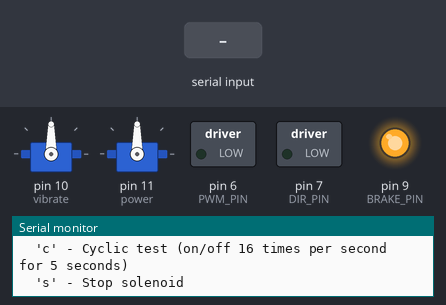
The sketch below on a simulated Arduino Uno, built with avr-gcc and run on an emulated ATmega328P. Shown: 2 × servo, switched loads named in the sketch (green lamp = pin HIGH), output pins drawn as LEDs (lit = HIGH), the last lines printed to the serial monitor. The inputs (shaded band) are chosen by the test bench.

Above: at 2.0 s.
2.1 s: "t" received over Serial
At 3.0 s:
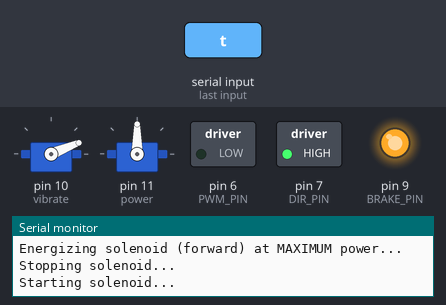
At 3.9 s:
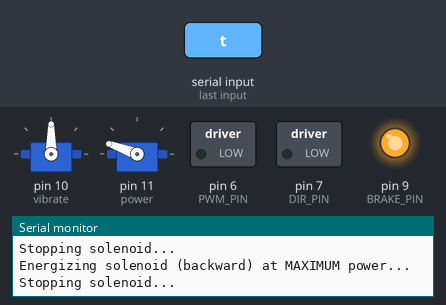
5.1 s: "p" received over Serial
At 6.0 s:
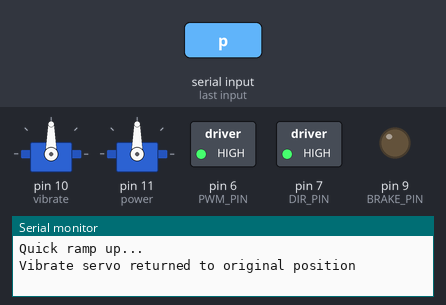
Timing chart, 0 to 14.1 s (numbered marks = the images above; inputs shaded):
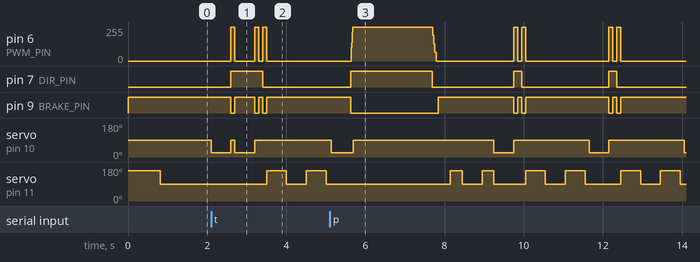

Measured:
- after the input at 2.1 s, pin 6 (PWM_PIN): goes 255/255 0.10 s, 0/255 0.50 s, 255/255 0.10 s, 0/255 0.10 s, 255/255 0.10 s, then 0/255, starting after 0.50 s; pin 7 (DIR_PIN): LOW → HIGH after 0.50 s, → LOW 0.80 s later

The sketch:

SolenoidServoControl.ino.ino
```cpp
/*
 * Direct Solenoid Test for Empire Mini G3
 * This sketch will directly control the solenoid through the motor shield
 * based on serial input commands


 How to connect solenoid to motor shield

 Yellow wire to Ground
 Orange wire to Power

 How to connect Servos to Arduino

 Power button servo to pin 11
 Vibration button servo to pin 10
 */

// Motor shield pin definitions
const int DIR_PIN = 7;     // Direction control
const int BRAKE_PIN = 9;   // Brake control
const int PWM_PIN = 6;     // PWM speed control

// State variables
bool isRunning = false;    // Is the solenoid currently running

// establish servos
#include <Servo.h>
Servo vibrate;
Servo power;
const int vib_up_pos = 90;
const int vib_down_pos = 22; //how far down to go
const int pow_up_pos = 90;
const int pow_down_pos = 160; //how far down to go


// Fart sound parameters
const int RAMP_UP_STEPS = 5;      // Number of steps to ramp up (quick)
const int FADE_OUT_STEPS = 5;    // Number of steps to fade out (gradual)
const int RAMP_UP_DELAY = 10;      // Milliseconds between ramp up steps
const int FADE_OUT_DELAY = 10;    // Milliseconds between fade out steps

void setup() {
  // Initialize serial communication
  Serial.begin(9600);

  // Initialize pins for motor control
  pinMode(DIR_PIN, OUTPUT);
  pinMode(BRAKE_PIN, OUTPUT);
  pinMode(PWM_PIN, OUTPUT);

  // Initial state: motor stopped
  digitalWrite(BRAKE_PIN, HIGH);  // Engage brake
  analogWrite(PWM_PIN, 0);        // No power

  Serial.println("Direct Solenoid Test Starting");
  Serial.println("DIR_PIN: " + String(DIR_PIN) + ", BRAKE_PIN: " + String(BRAKE_PIN) + ", PWM_PIN: " + String(PWM_PIN));
  Serial.println("Available commands:");
  Serial.println("  't' - Toggle solenoid (start/stop)");
  Serial.println("  'f' - Forward burst (100ms)");
  Serial.println("  'b' - Backward burst (100ms)");
  Serial.println("  'd' - Direction toggle test (1 toggle)");
  Serial.println("  'p' - Fart pattern (quick ramp up, slow fade out)");
  Serial.println("  'c' - Cyclic test (on/off 16 times per second for 5 seconds)");
  Serial.println("  's' - Stop solenoid");

  // Attach servos and set to up position
  vibrate.attach(10);
  power.attach(11);

  vibrate.write(vib_up_pos); //90 is up, 22 is down
  power.write(pow_up_pos); //90 us up, 160 is down

  // turn on butt
  power.write(pow_down_pos);
  delay(500);
  power.write(pow_up_pos);

}

void loop() {
  // Check if data is available to read
  if (Serial.available() > 0) {
    // Read the incoming command
    char command = Serial.read();

    // Process the command
    switch(command) {
      case 't':
        // Toggle solenoid on/off
        if (isRunning) {
          Serial.println("Stopping solenoid...");
          stopSolenoid();
          isRunning = false;
        } else {
          // Start with forward motion
          forwardBurst();
          Serial.println("Starting solenoid...");
          isRunning = true;
        }
        break;

      case 'f':
        // Forward burst
        forwardBurst();
        break;

      case 'b':
        // Backward burst
        backwardBurst();
        break;

      case 'd':
        // Direction toggle test
        directionToggleTest();
        break;

      case 'p':
        // Fart pattern (quick ramp up, slow fade out)
        fartPattern();
        break;

      case 'c':
        // Cyclic test (on/off 16 times per second for 10 seconds)
        cyclicTest();
        break;

      case 's':
        // Stop solenoid
        stopSolenoid();
        isRunning = false;
        break;

      default:
        Serial.println("Unknown command. Available commands:");
        Serial.println("  't' - Toggle solenoid (start/stop)");
        Serial.println("  'f' - Forward burst (100ms)");
        Serial.println("  'b' - Backward burst (100ms)");
        Serial.println("  'd' - Direction toggle test (1 toggles)");
        Serial.println("  'p' - Fart pattern (quick ramp up, slow fade out)");
        Serial.println("  'c' - Cyclic test (on/off 16 times per second for 10 seconds)");
        Serial.println("  's' - Stop solenoid");
        break;
    }
  }

  // If the solenoid is running, continue the pattern
  if (isRunning) {
    // Forward motion
    forwardBurst();
    delay(100);  // Pause between bursts

    // Backward motion
    backwardBurst();
    delay(100);  // Pause between bursts
  }
}

// Function to run a forward burst
void forwardBurst() {

    // turn on vibration
  vibrate.write(vib_down_pos);
  delay(500);
  // motor hand up
  vibrate.write(vib_up_pos);

  Serial.println("Energizing solenoid (forward) at MAXIMUM power...");
  digitalWrite(DIR_PIN, HIGH);    // Set direction forward
  digitalWrite(BRAKE_PIN, LOW);   // Disengage brake
  analogWrite(PWM_PIN, 255);      // FULL power
  delay(100);                     // Run for 100 milliseconds
  stopSolenoid();


}

// Function to run a backward burst
void backwardBurst() {
  Serial.println("Energizing solenoid (backward) at MAXIMUM power...");
  digitalWrite(DIR_PIN, LOW);     // Set direction backward
  digitalWrite(BRAKE_PIN, LOW);   // Disengage brake
  analogWrite(PWM_PIN, 255);      // FULL power
  delay(100);                     // Run for 100 milliseconds
  stopSolenoid();
  // turn off vibration
  power.write(pow_down_pos);
  delay(500);
  // motor hand up
  power.write(pow_up_pos);
  delay(500);
  // turn on butt
  power.write(pow_down_pos);
  delay(500);
  // motor hand up
  power.write(pow_up_pos);

}

// Function to run the direction toggle test
void directionToggleTest() {
  Serial.println("Alternative test - toggling direction pin only...");
  digitalWrite(BRAKE_PIN, LOW);   // Disengage brake
  analogWrite(PWM_PIN, 255);      // FULL power

  // Toggle direction several times
  for (int i = 0; i < 1; i++) {
    Serial.println("Direction HIGH");
    digitalWrite(DIR_PIN, HIGH);
    delay(500);
    Serial.println("Direction LOW");
    digitalWrite(DIR_PIN, LOW);
    delay(100);
  }

  stopSolenoid();
}

// Function to stop the solenoid
void stopSolenoid() {
  Serial.println("Stopping solenoid...");
  digitalWrite(BRAKE_PIN, HIGH);  // Engage brake
  analogWrite(PWM_PIN, 0);        // No power
}

// Function to create a fart-like pattern with quick ramp up and slow fade out
// and actuate servos in the correct sequence
void fartPattern() {
  Serial.println("Executing fart pattern...");

  // SERVO ACTUATION SEQUENCE - PART 1: VIBRATE SERVO DOWN
  Serial.println("Starting servo actuation sequence...");

  // 1. First actuate the vibrate servo down
  Serial.println("Actuating vibrate servo...");
  vibrate.write(vib_down_pos); // Move vibrate servo down to press button
  delay(500); // Nominal delay to ensure button press

  // START ENERGIZING SOLENOID while vibrate servo returns
  Serial.println("Activating solenoid while returning vibrate servo...");

  // Set direction forward for the initial burst
  digitalWrite(DIR_PIN, HIGH);
  digitalWrite(BRAKE_PIN, LOW);   // Disengage brake

  // Quick ramp up (initial burst)
  Serial.println("Quick ramp up...");
  for (int i = 0; i < RAMP_UP_STEPS; i++) {
    int pwmValue = map(i, 0, RAMP_UP_STEPS-1, 100, 255); // Start at medium power and quickly reach full power
    analogWrite(PWM_PIN, pwmValue);
    delay(RAMP_UP_DELAY);
  }

  // Hold at full power briefly while returning vibrate servo
  analogWrite(PWM_PIN, 255);

  // 2. Return vibrate servo to original position simultaneously
  vibrate.write(vib_up_pos); // Move vibrate servo back up
  Serial.println("Vibrate servo returned to original position");

  // Continue holding solenoid at full power briefly
  delay(2000); // Hold time after vibrate servo is up, once this time is up the solenoid is energized open

  // Gradual fade out (trailing sound)
  Serial.println("Gradual fade out...");
  digitalWrite(DIR_PIN, !digitalRead(DIR_PIN));
  for (int i = 0; i < FADE_OUT_STEPS; i++) {
    int pwmValue = map(i, 0, FADE_OUT_STEPS-1, 255, 0); // Gradually decrease from full power to zero
    analogWrite(PWM_PIN, pwmValue);
    delay(FADE_OUT_DELAY * (i+1)); // Increasing delay as we fade out for more natural sound
  }

  // Stop the solenoid
  stopSolenoid();
  Serial.println("Solenoid deactivated");

  // Short delay before power servo activation
  delay(300);

  // SERVO ACTUATION SEQUENCE - PART 2: POWER SERVO
  Serial.println("Starting power servo cycles...");

  // 3. Cycle the power servo twice
  Serial.println("Cycling power servo (first cycle)...");
  // First cycle
  power.write(pow_down_pos); // Move power servo down to press button
  delay(300); // Delay to ensure button press
  power.write(pow_up_pos); // Move power servo back up
  delay(500); // Delay between cycles

  // Second cycle
  Serial.println("Cycling power servo (second cycle)...");
  power.write(pow_down_pos); // Move power servo down to press button again
  delay(300); // Delay to ensure button press
  power.write(pow_up_pos); // Move power servo back up

  Serial.println("Servo actuation sequence complete");
}

// Function to run a cyclic test (on/off 16 times per second for 10 seconds)
void cyclicTest() {
  Serial.println("Starting cyclic test - 16 cycles per second for 5 seconds...");

  // Run for 10 seconds (10 cycles at 1 cycle per second)
  for (int cycle = 0; cycle < 80; cycle++) {
    // Forward burst (like forwardBurst function)
    // Removed serial output to achieve higher speed
    digitalWrite(DIR_PIN, HIGH);    // Set direction forward
    digitalWrite(BRAKE_PIN, LOW);   // Disengage brake
    analogWrite(PWM_PIN, 255);      // FULL power
    delay(30);                      // On for 30ms (1/32nd of a second)
    stopSolenoid();                 // Properly stop the solenoid

    // Backward burst (like backwardBurst function)
    // Removed serial output to achieve higher speed
    digitalWrite(DIR_PIN, LOW);     // Set direction backward
    digitalWrite(BRAKE_PIN, LOW);   // Disengage brake
    analogWrite(PWM_PIN, 255);      // FULL power
    delay(30);                      // On for 30ms (1/32nd of a second)
    stopSolenoid();                 // Properly stop the solenoid
  }

  Serial.println("Cyclic test complete.");
}
```
